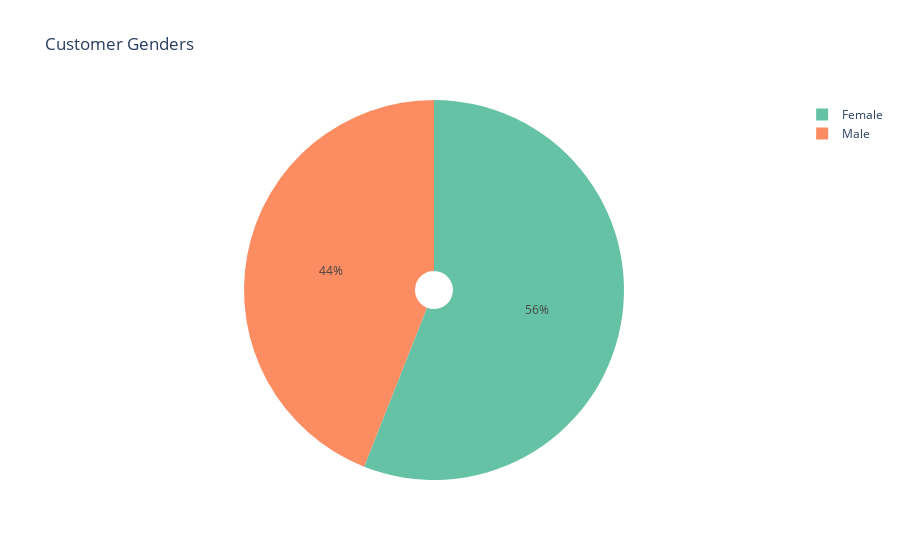

The notebook cell saved with this chart:
### Code cell
fig = px.pie(
    data_frame = df, 
    names = 'Gender', 
    title = 'Customer Genders', 
    hole = 0.1, 
    color_discrete_sequence = px.colors.qualitative.Set2
)
fig.write_image("Gender.jpg", engine="kaleido")
fig.show()

### Figure 1 — Plotly figure (JSON) as saved in the notebook; plotly's stock layout.template omitted (floating-point values rounded to 4 significant figures; data arrays with more than 128 entries replaced by an {"elided": "..."} marker saying what was removed)
{"data": [{"domain": {"x": [0, 1], "y": [0, 1]}, "hole": 0.1, "hovertemplate": "Gender=%{label}<extra></extra>", "labels": {"elided": "200 str values"}, "legendgroup": "", "name": "", "showlegend": true, "type": "pie"}], "layout": {"legend": {"tracegroupgap": 0}, "piecolorway": ["rgb(102,194,165)", "rgb(252,141,98)", "rgb(141,160,203)", "rgb(231,138,195)", "rgb(166,216,84)", "rgb(255,217,47)", "rgb(229,196,148)", "rgb(179,179,179)"], "title": {"text": "Customer Genders"}}}
